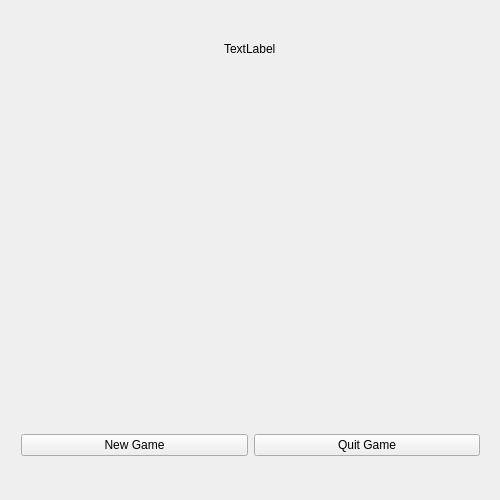
<?xml version="1.0" encoding="UTF-8"?>
<ui version="4.0">
 <class>MainWindow</class>
 <widget class="QMainWindow" name="MainWindow">
  <property name="geometry">
   <rect>
    <x>0</x>
    <y>0</y>
    <width>500</width>
    <height>500</height>
   </rect>
  </property>
  <property name="sizePolicy">
   <sizepolicy hsizetype="Fixed" vsizetype="Fixed">
    <horstretch>0</horstretch>
    <verstretch>0</verstretch>
   </sizepolicy>
  </property>
  <property name="minimumSize">
   <size>
    <width>500</width>
    <height>500</height>
   </size>
  </property>
  <property name="maximumSize">
   <size>
    <width>500</width>
    <height>500</height>
   </size>
  </property>
  <property name="windowTitle">
   <string>MainWindow</string>
  </property>
  <widget class="QWidget" name="centralWidget">
   <widget class="QWidget" name="verticalLayoutWidget">
    <property name="geometry">
     <rect>
      <x>10</x>
      <y>400</y>
      <width>481</width>
      <height>91</height>
     </rect>
    </property>
    <layout class="QHBoxLayout" name="horizontalLayout_2">
     <item>
      <widget class="QPushButton" name="btnNewGame">
       <property name="text">
        <string>New Game</string>
       </property>
      </widget>
     </item>
     <item>
      <widget class="QPushButton" name="btnQuitGame">
       <property name="text">
        <string>Quit Game</string>
       </property>
      </widget>
     </item>
    </layout>
   </widget>
   <widget class="QWidget" name="gridLayoutWidget">
    <property name="geometry">
     <rect>
      <x>10</x>
      <y>100</y>
      <width>481</width>
      <height>291</height>
     </rect>
    </property>
    <layout class="QGridLayout" name="gridLayout"/>
   </widget>
   <widget class="QWidget" name="horizontalLayoutWidget">
    <property name="geometry">
     <rect>
      <x>10</x>
      <y>9</y>
      <width>481</width>
      <height>81</height>
     </rect>
    </property>
    <layout class="QHBoxLayout" name="horizontalLayout">
     <item>
      <widget class="QLabel" name="labelHasWinner">
       <property name="sizePolicy">
        <sizepolicy hsizetype="Maximum" vsizetype="Maximum">
         <horstretch>0</horstretch>
         <verstretch>0</verstretch>
        </sizepolicy>
       </property>
       <property name="layoutDirection">
        <enum>Qt::LeftToRight</enum>
       </property>
       <property name="text">
        <string>TextLabel</string>
       </property>
      </widget>
     </item>
    </layout>
   </widget>
  </widget>
 </widget>
 <layoutdefault spacing="6" margin="11"/>
 <resources/>
 <connections>
  <connection>
   <sender>btnQuitGame</sender>
   <signal>clicked()</signal>
   <receiver>MainWindow</receiver>
   <slot>close()</slot>
   <hints>
    <hint type="sourcelabel">
     <x>371</x>
     <y>445</y>
    </hint>
    <hint type="destinationlabel">
     <x>249</x>
     <y>249</y>
    </hint>
   </hints>
  </connection>
 </connections>
 <slots>
  <signal>click(position)</signal>
 </slots>
</ui>
